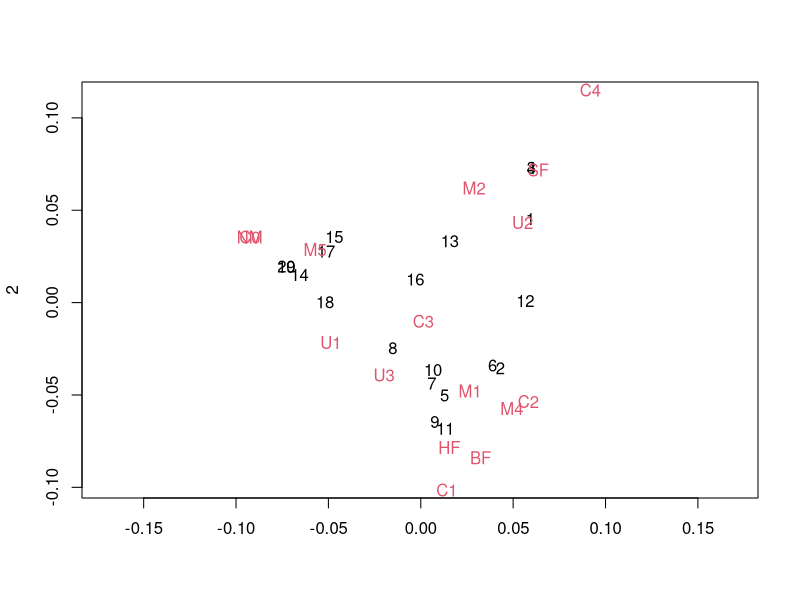

Recreate this plot in R.
library(MASS)


### Name: mca
### Title: Multiple Correspondence Analysis
### Aliases: mca print.mca
### Keywords: category multivariate

### ** Examples

farms.mca <- mca(farms, abbrev=TRUE)
farms.mca
plot(farms.mca)
